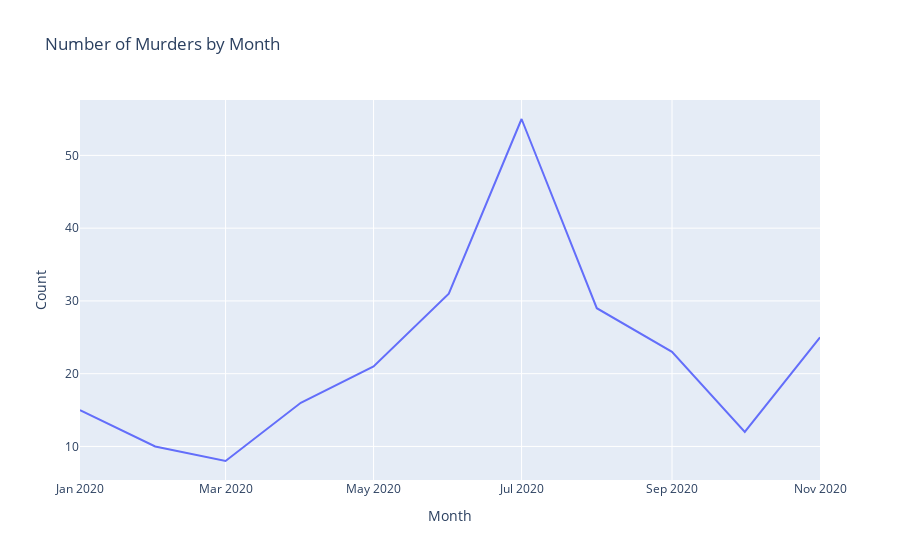

Notebook code cell kept with this figure:
### Code cell
#plot the monthly data and view
fig_month = px.line(groupby_month, x="CodedMonth", y="Count", title='Number of Murders by Month', labels = {'CodedMonth': 'Month'})
fig_month

### Figure 1 — Plotly figure (JSON) as saved in the notebook; plotly's stock layout.template omitted (floating-point values rounded to 4 significant figures)
{"data": [{"hovertemplate": "Month=%{x}<br>Count=%{y}<extra></extra>", "legendgroup": "", "line": {"color": "#636efa", "dash": "solid"}, "mode": "lines", "name": "", "orientation": "v", "showlegend": false, "type": "scatter", "x": ["2020-01", "2020-02", "2020-03", "2020-04", "2020-05", "2020-06", "2020-07", "2020-08", "2020-09", "2020-10", "2020-11"], "xaxis": "x", "y": [15, 10, 8, 16, 21, 31, 55, 29, 23, 12, 25], "yaxis": "y"}], "layout": {"legend": {"tracegroupgap": 0}, "title": {"text": "Number of Murders by Month"}, "xaxis": {"anchor": "y", "domain": [0, 1], "title": {"text": "Month"}}, "yaxis": {"anchor": "x", "domain": [0, 1], "title": {"text": "Count"}}}}
